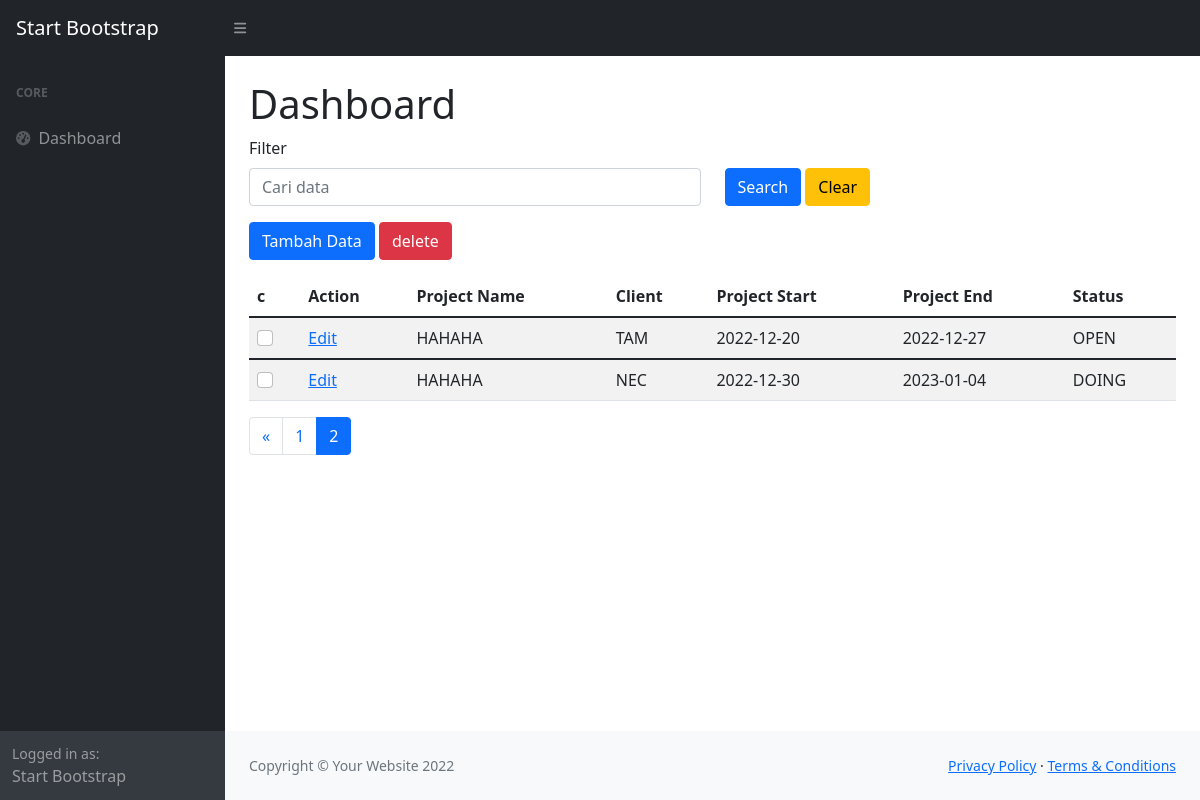
The page /projects/index/5 on the database its author committed.
### tables this page shows
CREATE TABLE `tb_m_project` (
  `project_id` int(11) NOT NULL,
  `project_name` varchar(100) NOT NULL,
  `client_id` int(11) NOT NULL,
  `project_start` date NOT NULL,
  `project_end` date NOT NULL,
  `project_status` char(15) NOT NULL
);

CREATE TABLE `tb_m_client` (
  `client_id` int(11) NOT NULL,
  `client_name` varchar(100) NOT NULL,
  `client_address` varchar(100) NOT NULL
);

### index.php (called while the page is built, shortened)
<?php
require_once BASEPATH.'core/CodeIgniter.php';

### application/models/Project_model.php (called while the page is built, shortened)
<?php
class Project_model extends CI_model
{
    public function getAllProject($limit, $start)
    {
        $this->db->select('*');
        $this->db->from('tb_m_project');
        $this->db->join('tb_m_client', 'tb_m_client.client_id = tb_m_project.client_id');
        $query = $this->db->limit($limit,$start)->get();
        return $query->result_array();
    }
    public function getClient()
    {
        $this->db->select('*');
        $this->db->distinct();
        $query = $this->db->get('tb_m_client');
        return $query->result_array();
    }
    public function getStatus()
    {
        $this->db->select('project_status');
        $this->db->distinct();
        $query = $this->db->get('tb_m_project');
        return $query->result_array();
    }
}
?>

### application/views/projects/index.php (the view, shortened to what this page needs)
<main>
    <div class="container-fluid px-4">
        <h1 class="mt-4">Dashboard</h1>
        <form action="" method="post">
            <div class="row">
                <div class="col mb-3">
                    <label for="formGroupExampleInput" class="form-label">Filter</label>
                    <input name="keyword" placeholder="Cari data" type="text" class="form-control" id="formGroupExampleInput">
                </div>
                <div class="col mt-2">
                    <button type="submit" class="btn btn-primary mt-4">Search</button>
                    <button type="button" id="button-addon2" class="btn btn-warning mt-4">Clear</button>
                </div>
            </div>
        </form>
        <?= form_open('projects/delete'); ?>
            <a href="<?= base_url('projects/create') ?>" class="btn btn-primary">Tambah Data</a>
            <input class="btn btn-danger" type="submit" value="delete" name="delete" onclick="return confirm('anda yakin')">
            <table class="table table-striped mt-3">
                <thead>
                    <tr>
                        <th>c</th>
                        <th>Action</th>
                        <th>Project Name</th>
                        <th>Client</th>
                        <th>Project Start</th>
                        <th>Project End</th>
                        <th>Status</th>
                    </tr>
                </thead>
                <tbody>
                    <?php foreach ($tb_m_project as $project): ?>
                    <tr>
                        <td>
                            <input class="form-check-input" type="checkbox" name="project_id[]"
                                value="<?= $project['project_id']; ?>">
                        </td>
                        <td>
                            <a href="<?= base_url(); ?>projects/update/<?= $project['project_id']; ?>">Edit</a>
                        </td>
                        <td>
                            <?= $project['project_name'] ?>
                        </td>
                        <td>
                            <?= $project['client_name'] ?>
                        </td>
                        <td>
                            <?= $project['project_start'] ?>
                        </td>
                        <td>
                            <?= $project['project_end'] ?>
                        </td>
                        <td>
                            <?= $project['project_status'] ?>
                        </td>
                    </tr>
                </tbody>
                <?php endforeach; ?>
            </table>
            <?= form_close(); ?>
            <?= $this->pagination->create_links(); ?>
    </div>
</main>

### rows shown on the page
tb_m_project: project_name "HAHAHA", client.client_name "TAM", project_start "2022-12-20", project_end "2022-12-27", project_status "OPEN"
tb_m_project: project_name "HAHAHA", client.client_name "NEC", project_start "2022-12-30", project_end "2023-01-04", project_status "DOING"

### other values the page prints
$this->pagination->create_links() "« 1 2"
